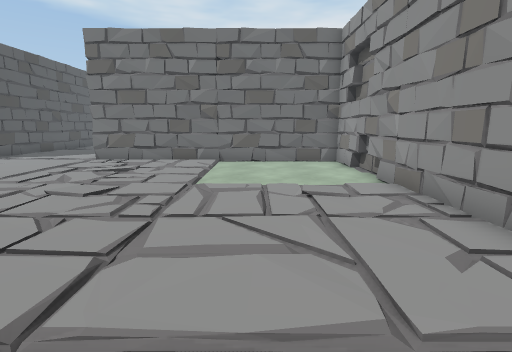
[1] (above)

19 first-person views from a walk through a 3-D level made in the Unity game engine. The camera is 1.3 m above the floor, tilts 10° down and sees 85° across. The floor is counted in squares, 1 m on a side. Each view is taken from the middle of a square. On the plan, view 1 faces up. The plan holds only what a view shows up to about 13 squares ahead; the rest is blank. The place goes on beyond the plan. Some surface patterns are stand-ins.

[2]
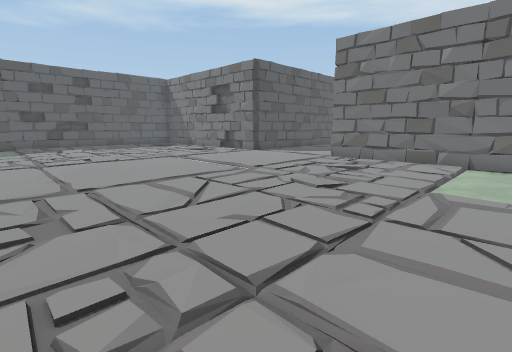

[3]
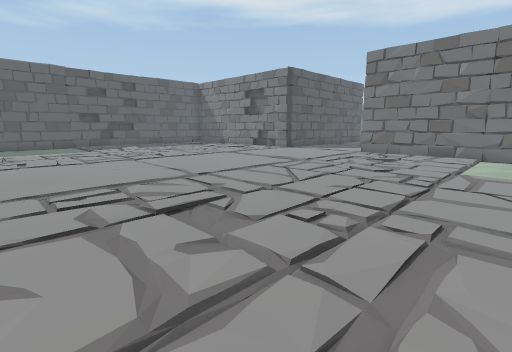

[4]
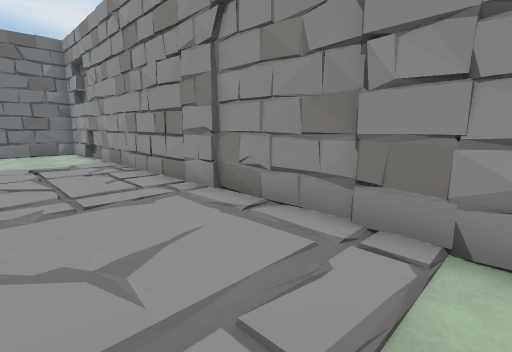

[5]
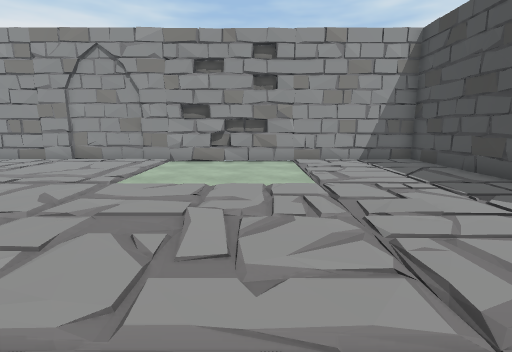

[6]
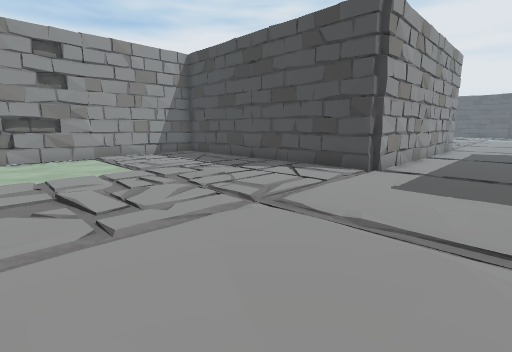

[7]
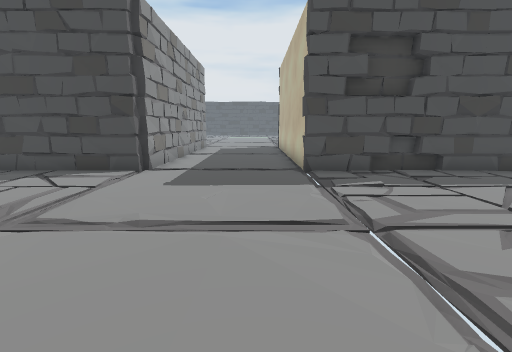

[8]
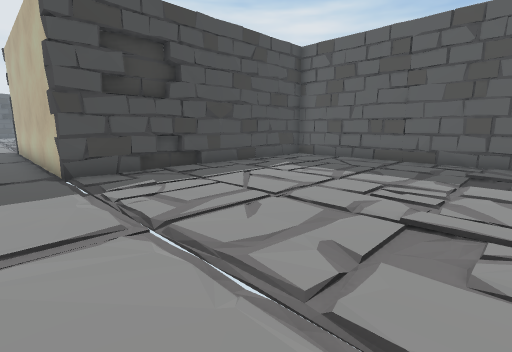

[9]
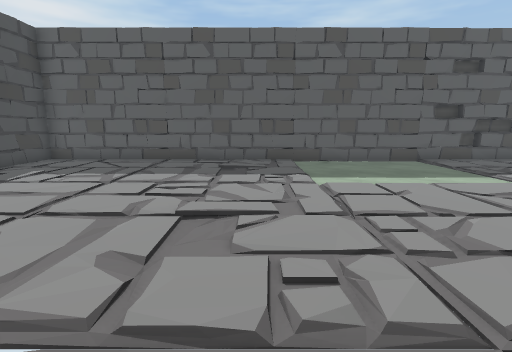

[10]
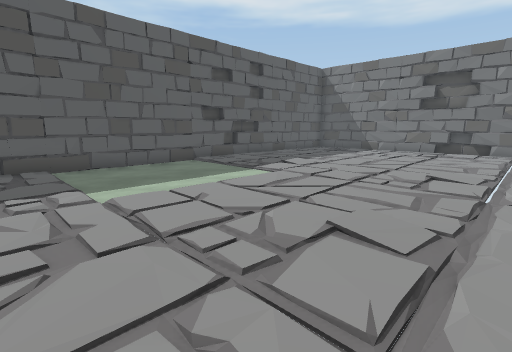

[11]
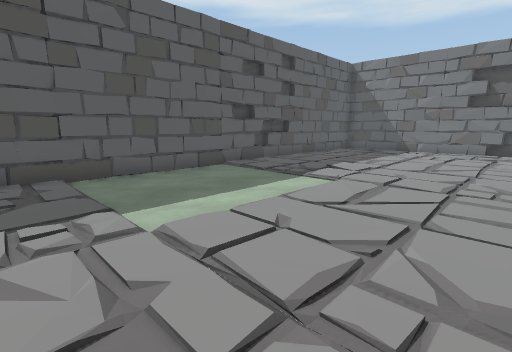

[12]
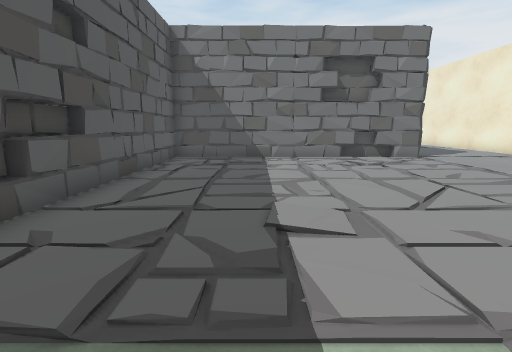

[13]
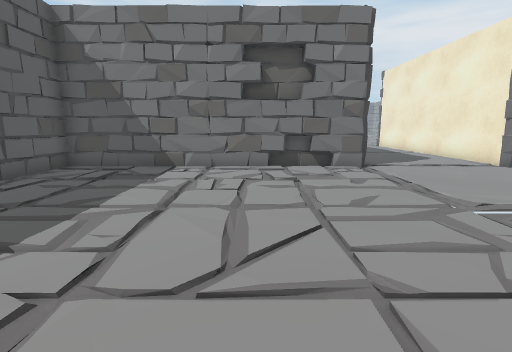

[14]
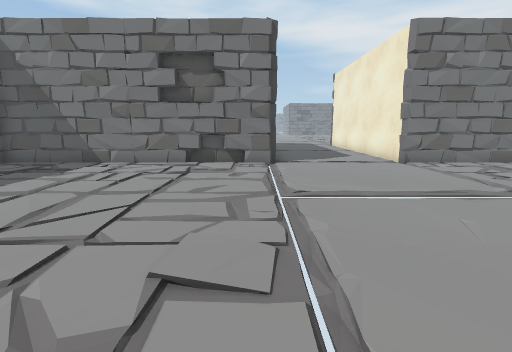

[15]
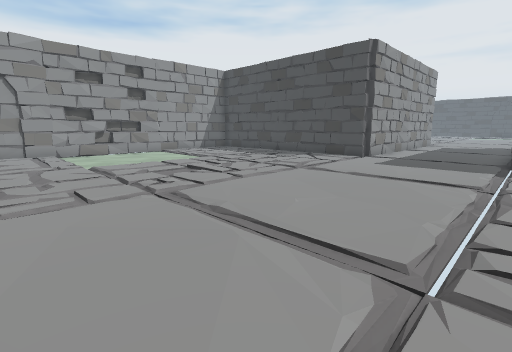

[16]
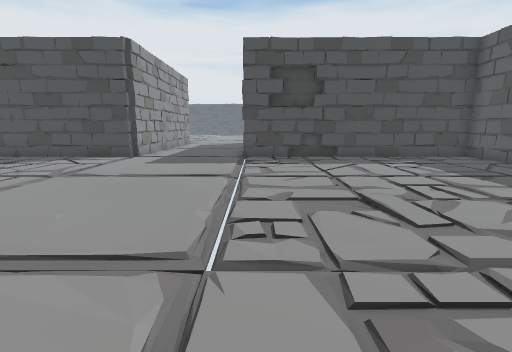

[17]
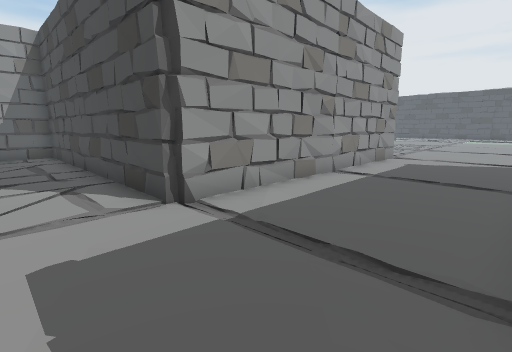

[18]
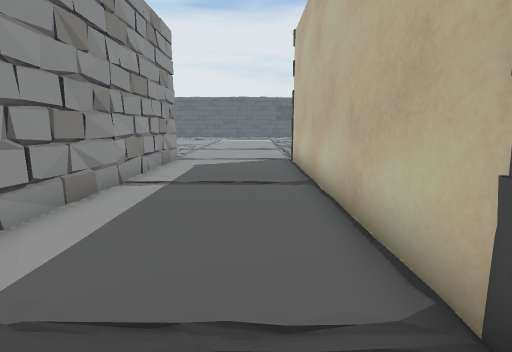

[19]
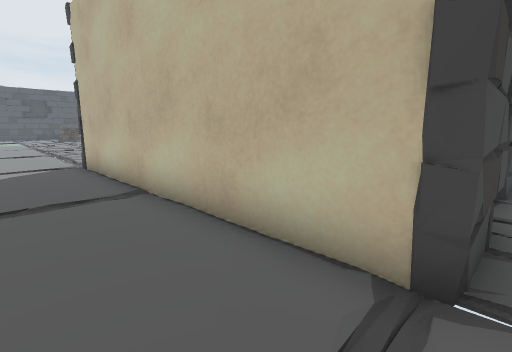

### Floor plan
Key: @ floor where view 1 was taken; # wall or solid block; . floor; / step, stairs or slope.
Columns run from 22 left of view 1 to 4 right of it. Each row starts with its distance up from view 1.
 14                #
 13            #...#
 12  ###########...## ########
 11 ##........#.....###...##.#
 10 #........................##
  9 ##./............../......##
  8  #........................#
  7  #.......................##
  6 ##.......................#
  5 #........................#
  4 #........................#
  3 #........................#
  2 #........................#
  1 #........................##
  0 #.....................@...#
 -1 ##................/.......#
 -2 ##.......................##
 -3 #........................#
 -4 #........................##
 -5 #.........................#
 -6 ##./............../.......#
 -7  #........................#
 -8  #.......................##
 -9 ##.......................#
-10 #........................#
-11 #........................#
-12 #........................#
-13 #.#########.....###.####.#
-14 ###       #.....# ###  ###
-15           #.....#
-16           #.....#
-17           #.....#
-18           #....##
-19           #....##
-20           #.....#
-21           #.....#
-22           #.....#
-23           #....##
-24           #....#
-25           ......

Positions as (right, up) in squares from view 1, and headings:
1: (0, 0), facing up
2: (0, 0), facing up-left
3: (0, -3), facing up-left
4: (0, -4), facing up-right
5: (-8, -7), facing right
6: (-10, -5), facing down-right
7: (-10, -5), facing down
8: (-10, -5), facing down-left
9: (-10, -5), facing left
10: (-11, -5), facing up-left
11: (-13, -5), facing up-left
12: (-18, 0), facing up
13: (-15, 2), facing up
14: (-12, 1), facing up
15: (-12, -1), facing down-right
16: (-12, -1), facing down
17: (-11, -11), facing down-right
18: (-10, -12), facing down
19: (-9, -13), facing down-left
